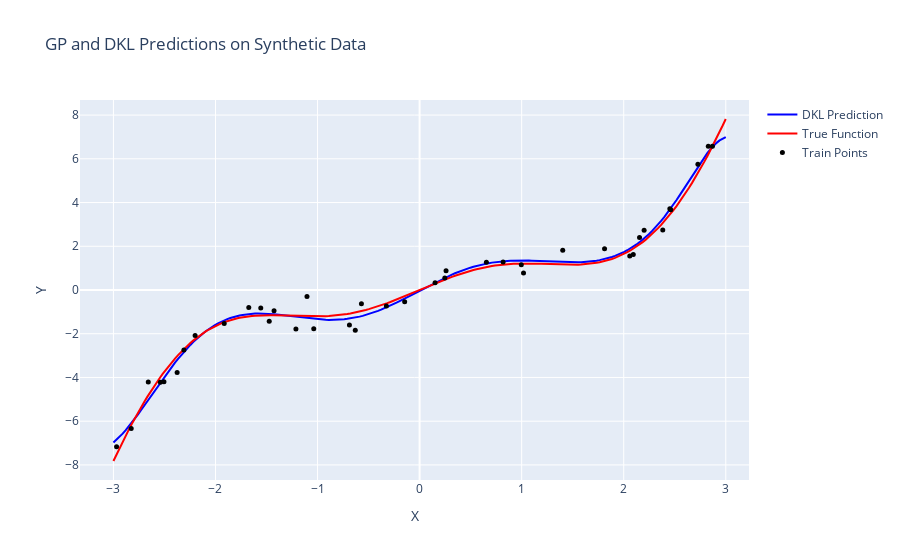

Notebook code for this chart:
### Code cell
# Convert to tensors
train_x = torch.tensor(X_train, dtype=torch.float32)
train_y = torch.tensor(y_train, dtype=torch.float32)
test_x = torch.tensor(X_test, dtype=torch.float32)
test_y = torch.tensor(y_test_true, dtype=torch.float32)

# Define DNN feature extractor
class FeatureExtractor(nn.Module):
    def __init__(self):
        super(FeatureExtractor, self).__init__()
        self.fc1 = nn.Linear(1, 8)
        self.fc2 = nn.Linear(8, 4)
        self.fc3 = nn.Linear(4, 2)
        self.activation = nn.Softplus()
    
    def forward(self, x):
        x = self.activation(self.fc1(x))
        x = self.activation(self.fc2(x))
        x = self.fc3(x)
        return x

# Define DKL model
class DKLModel(gpytorch.models.ExactGP):
    def __init__(self, train_x, train_y, likelihood):
        super(DKLModel, self).__init__(train_x, train_y, likelihood)
        self.feature_extractor = FeatureExtractor()
        self.mean_module = gpytorch.means.ConstantMean()
        self.covar_module = gpytorch.kernels.ScaleKernel(gpytorch.kernels.RBFKernel())
    
    def forward(self, x):
        projected_x = self.feature_extractor(x)
        mean_x = self.mean_module(projected_x)
        covar_x = self.covar_module(projected_x)
        return gpytorch.distributions.MultivariateNormal(mean_x, covar_x)



# Initialize likelihoods and models
dkl_likelihood = gpytorch.likelihoods.GaussianLikelihood()
dkl_model = DKLModel(train_x, train_y, dkl_likelihood)

# Training parameters
training_iterations = 500

# Train DKL model
dkl_model.train()
dkl_likelihood.train()
optimizer = torch.optim.Adam([
    {'params': dkl_model.feature_extractor.parameters()},
    {'params': dkl_model.covar_module.parameters()},
    {'params': dkl_model.mean_module.parameters()},
    {'params': dkl_likelihood.parameters(), 'lr': 0.05},
], lr=0.1)
mll = gpytorch.mlls.ExactMarginalLogLikelihood(dkl_likelihood, dkl_model)
scheduler = torch.optim.lr_scheduler.StepLR(optimizer, step_size=100, gamma=0.5)

for i in range(training_iterations):
    optimizer.zero_grad()
    output = dkl_model(train_x)
    loss = -mll(output, train_y)
    loss.backward()
    optimizer.step()
    scheduler.step()


# Evaluate models
dkl_model.eval()
dkl_likelihood.eval()

with torch.no_grad(), gpytorch.settings.fast_pred_var():
    dkl_pred = dkl_likelihood(dkl_model(test_x))

dkl_pred = dkl_pred.mean.numpy()
true_y = test_y.numpy()

# Create interactive plots
fig = go.Figure()

# DKL predictions
fig.add_trace(go.Scatter(x=X_test.ravel(), y=dkl_pred, mode='lines', name='DKL Prediction', line=dict(color='blue')))

# True function
fig.add_trace(go.Scatter(x=X_test.ravel(), y=true_y, mode='lines', name='True Function', line=dict(color='red')))

# Training points
fig.add_trace(go.Scatter(x=train_x.numpy().ravel(), y=train_y.numpy(), mode='markers', name='Train Points', marker=dict(color='black', size=5)))

fig.update_layout(title='GP and DKL Predictions on Synthetic Data', xaxis_title='X', yaxis_title='Y')
fig.show()

### Figure 1 — Plotly figure (JSON) as saved in the notebook; plotly's stock layout.template omitted (floating-point values rounded to 4 significant figures; data arrays with more than 128 entries replaced by an {"elided": "..."} marker saying what was removed)
{"data": [{"line": {"color": "blue"}, "mode": "lines", "name": "DKL Prediction", "type": "scatter", "x": {"elided": "200 float values"}, "y": {"elided": "200 float values"}}, {"line": {"color": "red"}, "mode": "lines", "name": "True Function", "type": "scatter", "x": {"elided": "200 float values"}, "y": {"elided": "200 float values"}}, {"marker": {"color": "black", "size": 5}, "mode": "markers", "name": "Train Points", "type": "scatter", "x": [-2.31, 0.6544, -2.2, -1.556, -1.037, 2.155, 0.9965, 0.247, -2.826, 1.402, -0.6303, 1.812, -1.473, -2.659, 2.2, -1.674, -0.5701, -1.103, -2.54, 2.059, 2.094, 2.829, -0.6877, 2.727, -0.3254, 1.018, -2.505, 2.383, -1.212, -1.426, -2.969, 0.2592, -0.1464, 0.8182, 2.869, 2.452, 2.461, 0.1515, -2.376, -1.915], "y": [-2.744, 1.272, -2.084, -0.825, -1.774, 2.405, 1.154, 0.5535, -6.335, 1.822, -1.846, 1.881, -1.425, -4.204, 2.731, -0.7963, -0.633, -0.301, -4.221, 1.559, 1.625, 6.575, -1.598, 5.75, -0.7316, 0.7832, -4.191, 2.74, -1.786, -0.9498, -7.175, 0.8842, -0.5402, 1.285, 6.57, 3.717, 3.671, 0.3356, -3.768, -1.537]}], "layout": {"title": {"text": "GP and DKL Predictions on Synthetic Data"}, "xaxis": {"title": {"text": "X"}}, "yaxis": {"title": {"text": "Y"}}}}
